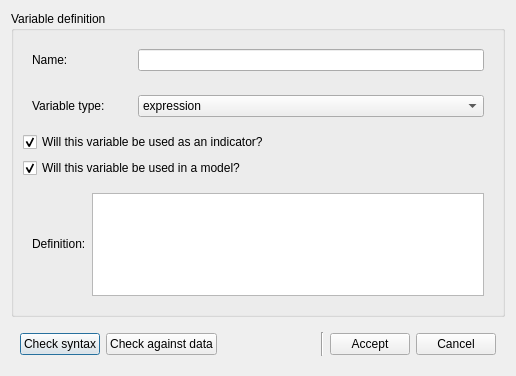
<ui version="4.0" >
 <author>Aaron Racicot</author>
 <class>AllVariablesNewGui</class>
 <widget class="QDialog" name="AllVariablesNewGui" >
  <property name="geometry" >
   <rect>
    <x>0</x>
    <y>0</y>
    <width>516</width>
    <height>376</height>
   </rect>
  </property>
  <property name="minimumSize" >
   <size>
    <width>0</width>
    <height>0</height>
   </size>
  </property>
  <property name="windowTitle" >
   <string>Variable editor</string>
  </property>
  <layout class="QVBoxLayout" name="verticalLayout" >
   <item>
    <widget class="QGroupBox" name="variableBox" >
     <property name="sizePolicy" >
      <sizepolicy vsizetype="Expanding" hsizetype="Preferred" >
       <horstretch>0</horstretch>
       <verstretch>0</verstretch>
      </sizepolicy>
     </property>
     <property name="title" >
      <string>Variable definition</string>
     </property>
     <layout class="QVBoxLayout" >
      <item>
       <widget class="QWidget" native="1" name="nameWidget" >
        <layout class="QHBoxLayout" >
         <item>
          <widget class="QLabel" name="label" >
           <property name="minimumSize" >
            <size>
             <width>100</width>
             <height>0</height>
            </size>
           </property>
           <property name="maximumSize" >
            <size>
             <width>100</width>
             <height>16777215</height>
            </size>
           </property>
           <property name="toolTip" >
            <string>A name for this variable. Use only alphanumeric characters</string>
           </property>
           <property name="text" >
            <string>Name:</string>
           </property>
          </widget>
         </item>
         <item>
          <widget class="QLineEdit" name="lineEdit" />
         </item>
        </layout>
       </widget>
      </item>
      <item>
       <widget class="QWidget" native="1" name="sourceWidget" >
        <layout class="QHBoxLayout" >
         <item>
          <widget class="QLabel" name="label_4" >
           <property name="minimumSize" >
            <size>
             <width>100</width>
             <height>0</height>
            </size>
           </property>
           <property name="maximumSize" >
            <size>
             <width>100</width>
             <height>16777215</height>
            </size>
           </property>
           <property name="toolTip" >
            <string>Where the variable definition derives from. 
An "expression" uses the Tekoa domain-specific language, 
"python class" is a path to a variable defined in a python module (e.g. urbansim.gridcell.population), 
and "primary attribute" refers to a primary attribute of the given dataset. </string>
           </property>
           <property name="text" >
            <string>Variable type:</string>
           </property>
          </widget>
         </item>
         <item>
          <widget class="QComboBox" name="comboBox_2" >
           <item>
            <property name="text" >
             <string>expression</string>
            </property>
           </item>
           <item>
            <property name="text" >
             <string>primary attribute</string>
            </property>
           </item>
           <item>
            <property name="text" >
             <string>Python class</string>
            </property>
           </item>
          </widget>
         </item>
        </layout>
       </widget>
      </item>
      <item>
       <widget class="QCheckBox" name="cbIndicatorUse" >
        <property name="toolTip" >
         <string>If checked, this variable will be available to compute over simulation runs as an indicator.</string>
        </property>
        <property name="text" >
         <string>Will this variable be used as an indicator?</string>
        </property>
        <property name="checked" >
         <bool>true</bool>
        </property>
       </widget>
      </item>
      <item>
       <widget class="QCheckBox" name="cbModelUse" >
        <property name="toolTip" >
         <string>If checked, this variable will be available to include in model specifications.</string>
        </property>
        <property name="text" >
         <string>Will this variable be used in a model?</string>
        </property>
        <property name="checked" >
         <bool>true</bool>
        </property>
       </widget>
      </item>
      <item>
       <widget class="QWidget" native="1" name="definitionWidget" >
        <layout class="QHBoxLayout" >
         <item>
          <widget class="QLabel" name="label_5" >
           <property name="sizePolicy" >
            <sizepolicy vsizetype="Fixed" hsizetype="Preferred" >
             <horstretch>0</horstretch>
             <verstretch>0</verstretch>
            </sizepolicy>
           </property>
           <property name="minimumSize" >
            <size>
             <width>0</width>
             <height>0</height>
            </size>
           </property>
           <property name="maximumSize" >
            <size>
             <width>16777215</width>
             <height>16777215</height>
            </size>
           </property>
           <property name="text" >
            <string>Definition:</string>
           </property>
          </widget>
         </item>
         <item>
          <widget class="QTextEdit" name="textEdit" >
           <property name="sizePolicy" >
            <sizepolicy vsizetype="Expanding" hsizetype="Expanding" >
             <horstretch>0</horstretch>
             <verstretch>0</verstretch>
            </sizepolicy>
           </property>
           <property name="baseSize" >
            <size>
             <width>0</width>
             <height>20</height>
            </size>
           </property>
          </widget>
         </item>
        </layout>
       </widget>
      </item>
     </layout>
    </widget>
   </item>
   <item>
    <widget class="QWidget" native="1" name="widget" >
     <property name="maximumSize" >
      <size>
       <width>16777215</width>
       <height>45</height>
      </size>
     </property>
     <layout class="QHBoxLayout" >
      <item>
       <widget class="QPushButton" name="cboCheckSyntax" >
        <property name="toolTip" >
         <string>Verify that the syntax of variable definition parses correctly.</string>
        </property>
        <property name="text" >
         <string>Check syntax</string>
        </property>
       </widget>
      </item>
      <item>
       <widget class="QPushButton" name="cboCheckData" >
        <property name="toolTip" >
         <string>Verify that the variable can be computed against the baseyear data for this project.</string>
        </property>
        <property name="text" >
         <string>Check against data</string>
        </property>
       </widget>
      </item>
      <item>
       <spacer>
        <property name="orientation" >
         <enum>Qt::Horizontal</enum>
        </property>
        <property name="sizeHint" stdset="0" >
         <size>
          <width>441</width>
          <height>24</height>
         </size>
        </property>
       </spacer>
      </item>
      <item>
       <widget class="Line" name="line" >
        <property name="orientation" >
         <enum>Qt::Vertical</enum>
        </property>
       </widget>
      </item>
      <item>
       <widget class="QPushButton" name="saveChanges" >
        <property name="enabled" >
         <bool>true</bool>
        </property>
        <property name="toolTip" >
         <string>Accept the new variable and return to the Variable Library.</string>
        </property>
        <property name="text" >
         <string>Accept</string>
        </property>
       </widget>
      </item>
      <item>
       <widget class="QPushButton" name="cancelWindow" >
        <property name="toolTip" >
         <string>Return to the Variable Library without saving.</string>
        </property>
        <property name="text" >
         <string>Cancel</string>
        </property>
       </widget>
      </item>
     </layout>
     <zorder>cboCheckSyntax</zorder>
     <zorder>line</zorder>
     <zorder>saveChanges</zorder>
     <zorder>cancelWindow</zorder>
     <zorder>cboCheckData</zorder>
    </widget>
   </item>
  </layout>
 </widget>
 <resources/>
 <connections/>
</ui>
